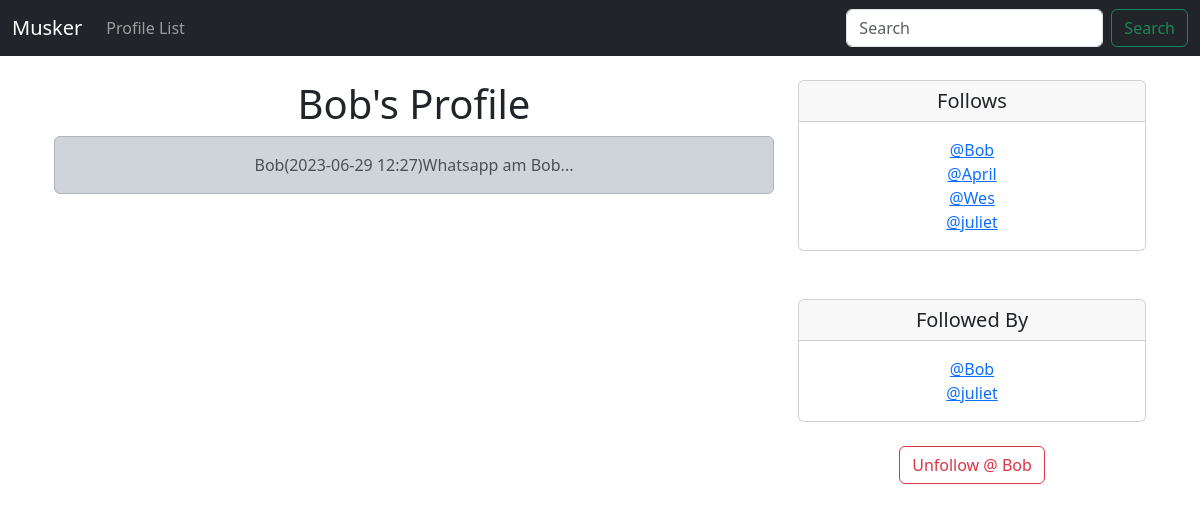
The page /profile/2 (signed in) on the database its author committed.
### musker/models.py (models this page shows)
class Profile(models.Model):
    user = models.OneToOneField(User, on_delete=models.CASCADE)
    follows = models.ManyToManyField("self",
        related_name="followed_by",
        symmetrical=False,
        blank=True)
    date_modified = models.DateTimeField(User, auto_now=True)
    def __str__(self):
        return self.user.username

class Tweep(models.Model):
    user = models.ForeignKey(
        User, related_name="tweeps",
        on_delete=models.DO_NOTHING
    )
    body = models.CharField(max_length=200)
    created_at = models.DateTimeField(auto_now_add=True)
    def __str__(self):
        return (
            f"{self.user}"
            f"({self.created_at:%Y-%m-%d %H:%M})"
            f"{self.body}..."
        )

### musker/views.py (the view, shortened to what this page needs)
# urls.py: path('profile/<int:pk>', views.profile , name='profile'),
def profile(request, pk):
    if request.user.is_authenticated:
        profile = Profile.objects.get(user_id=pk)
        tweeps =Tweep.objects.filter(user_id=pk).order_by("-created_at")
        return render(request, "profile.html", {"profile":profile, "tweeps":tweeps})
    else:
        messages.success(request, 'You must be logged in to view this page..')
        return render(request ,'home.html')

### musker/templates/profile.html (shortened to what this page needs)
{%extends 'base.html' %}
{% block content %}
{% if profile %}
    <div class="container text-center">
        <div class="row">
            <div class="col-8">
                <h1>{{profile.user.username }}'s Profile</h1>
                {% if tweeps %}
                  {% for tweep in tweeps %}
                    <div class="alert alert-dark" role="alert">
                        {{ tweep }}
                    </div>
                    <br><br>
                  {% endfor %}
                {% endif %}
              </div>
            <div class="col-4">
                <div class="card">
                    <h5 class="card-header">Follows</h5>
                    <div class="card-body">
                      <p class="card-text">
                        {% for following in profile.follows.all %}
                        <a href="{%url 'profile' following.user.id %}">
                            @{{ following }} </a> <br>
                        {% endfor %}
                      </p>
                    </div>
                  </div>
                  <br><br>
                  <div class="card">
                    <h5 class="card-header">Followed By</h5>
                    <div class="card-body">
                      <p class="card-text">
                        {% for following in profile.followed_by.all %}
                        <a href="{%url 'profile' following.user.id %}">
                            @{{ following }} </a> <br>
                        {% endfor %}
                      </p>
                    </div>
                  </div>
                  <br>
                  <form action="" method="post">
                    {% if profile in user.profile.follows.all %}
                        <button class="btn btn-outline-danger" name="follow" value="unfollow" type="submit">
                            Unfollow @ {{ profile.user }}
                        </button>
                    {% else %}
                        <button class="btn btn-outline-success" name="follow" value="follow" type="submit">
                          Follow @ {{ profile.user }}
                        </button>
                    {% endif %}
                  </form>
            </div>
        </div>
    </div>
{% endif %}
{% endblock %}

### rows shown on the page
Profile: user.username "Bob", user "Bob"
Tweep: user+created_at+body "Bob(2023-06-29 12:27)Whatsapp am Bob..."
Profile: user.username "April"
Profile: user.username "Wes"
Profile: user.username "juliet"
